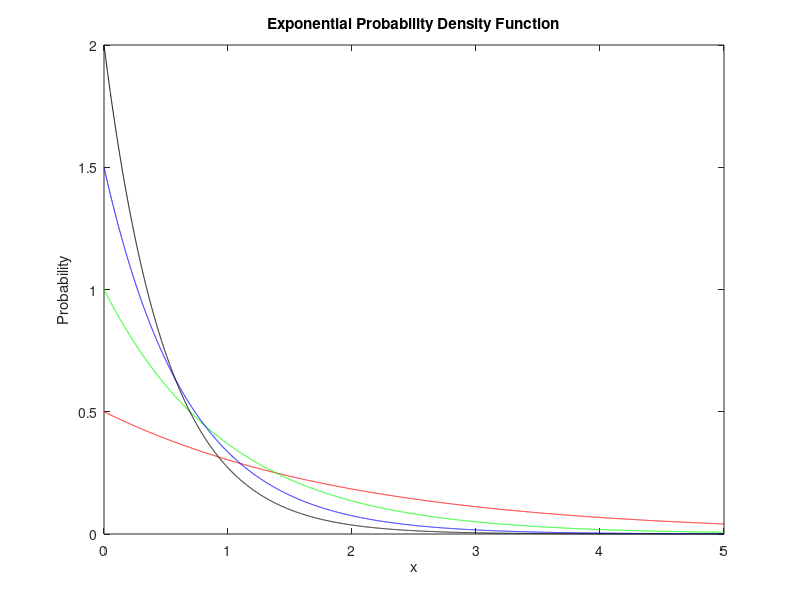
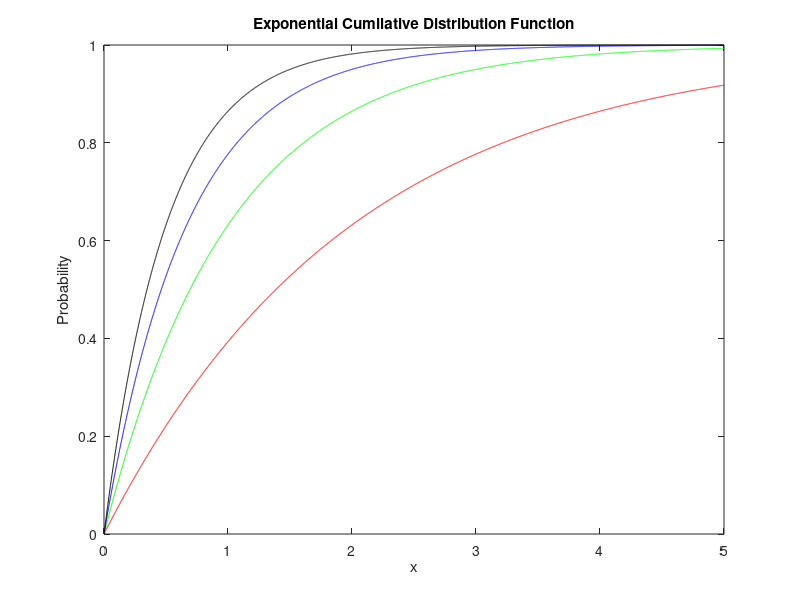
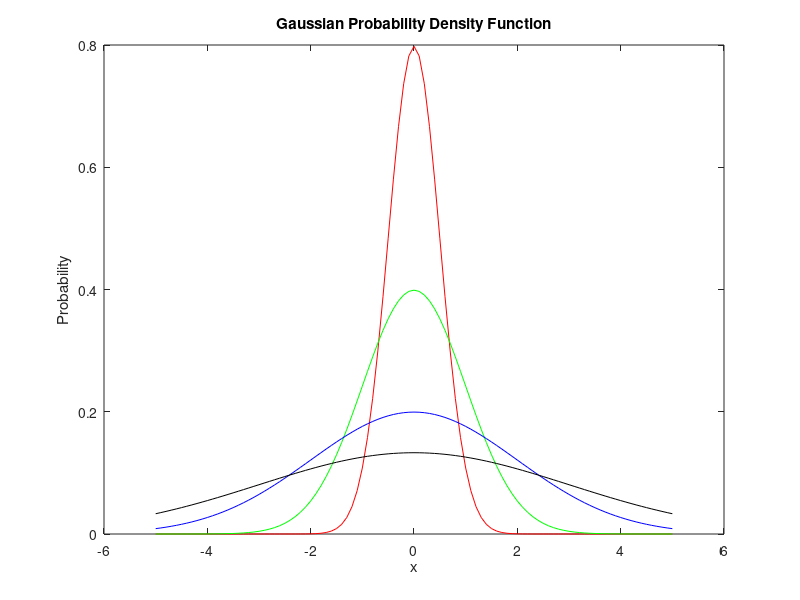
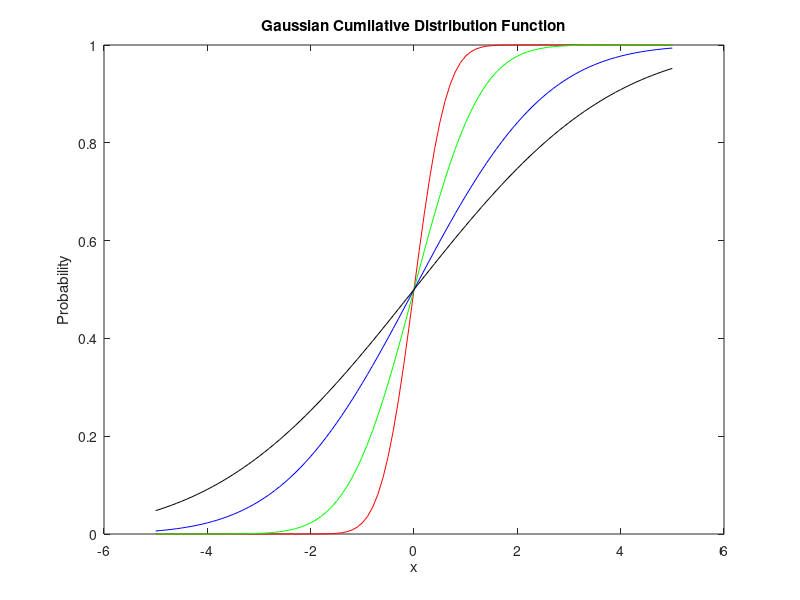

Recreate these plots in MATLAB, in order.
x=0:0.001:5;
l1=2;
l2=1;
l3=1./1.5;
l4=0.5
y1=exppdf(x,l1);
y2=exppdf(x,l2);
y3=exppdf(x,l3);
y4=exppdf(x,l4);
figure(1)
plot(x,y1,'r')
xlabel('x')
ylabel('Probability')
hold on;
plot(x,y2,'g')
xlabel('x')
ylabel('Probability')
hold on;
plot(x,y3,'b')
xlabel('x')
ylabel('Probability')
hold on;
plot(x,y4,'black')
xlabel('x')
ylabel('Probability')
hold on;
title('Exponential Probability Density Function')

z1=expcdf(x,l1);
z2=expcdf(x,l2);
z3=expcdf(x,l3);
z4=expcdf(x,l4);
figure(2)
plot(x,z1,'r')
xlabel('x')
ylabel('Probability')
hold on;
plot(x,z2,'g')
xlabel('x')
ylabel('Probability')
hold on;
plot(x,z3,'b')
xlabel('x')
ylabel('Probability')
hold on;
plot(x,z4,'black')
xlabel('x')
ylabel('Probability')
hold on;
title('Exponential Cumilative Distribution Function')

figure(3)
x1=-5:0.1:5;
w1=normpdf(x1,0,0.5);
plot(x1,w1,'r')
xlabel('x')
ylabel('Probability')
hold on;
w2=normpdf(x1,0,1);
plot(x1,w2,'g')
xlabel('x')
ylabel('Probability')
hold on;
w3=normpdf(x1,0,2);
plot(x1,w3,'b')
xlabel('x')
ylabel('Probability')
hold on;
w4=normpdf(x1,0,3);
plot(x1,w4,'black')
xlabel('x')
ylabel('Probability')
hold on;
title('Gaussian Probability Density Function')

figure(4)
a1=normcdf(x1,0,0.5);
plot(x1,a1,'r')
xlabel('x')
ylabel('Probability')
hold on;
a2=normcdf(x1,0,1);
plot(x1,a2,'g')
xlabel('x')
ylabel('Probability')
hold on;
a3=normcdf(x1,0,2);
plot(x1,a3,'b')
xlabel('x')
ylabel('Probability')
hold on;
a4=normcdf(x1,0,3);
plot(x1,a4,'black')
xlabel('x')
ylabel('Probability')
hold on;
title('Gaussian Cumilative Distribution Function')
